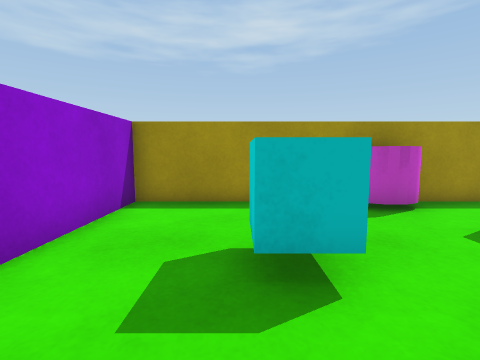
View 1 (above)

16 first-person views from a walk through a scene from a Unity 3-D project. The camera is 0.62 m above the floor, tilts 6° down and sees 85° across. The floor is counted in squares, 0.5 m on a side. Each view is taken from the middle of a square. On the plan, view 1 faces up. The plan holds only what a view shows up to about 12 squares ahead; the rest is blank. The player is left out. Surface patterns are stand-ins for the level's own textures.

View 2
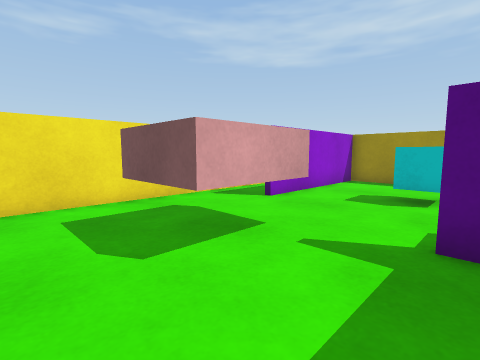

View 3
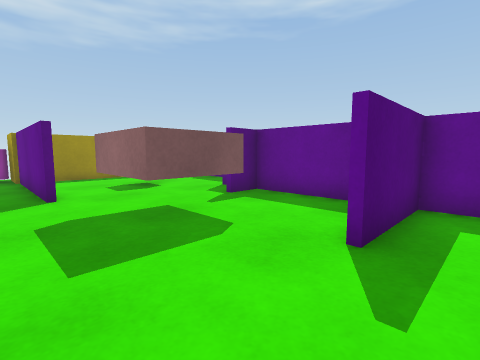

View 4
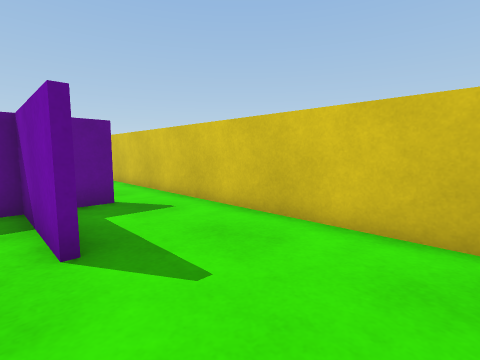

View 5
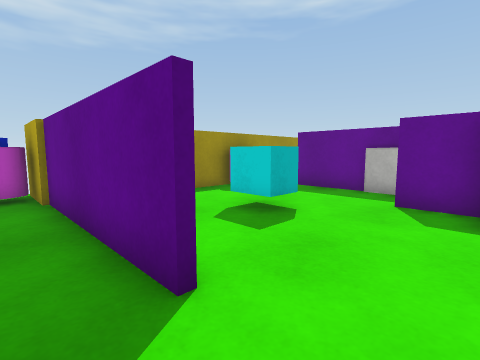

View 6
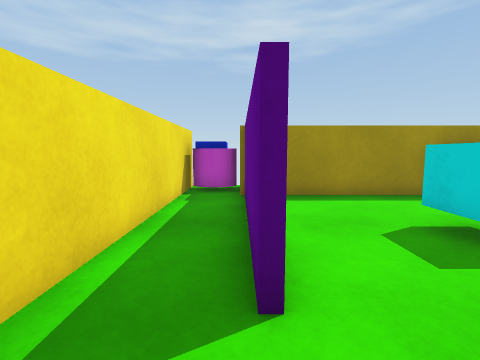

View 7
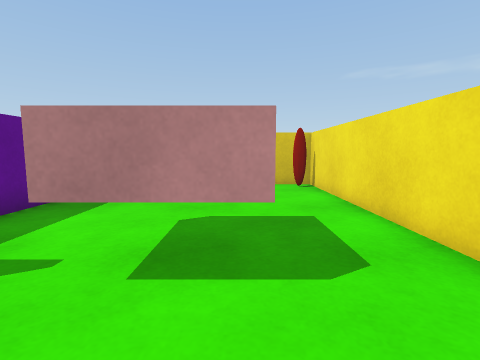

View 8
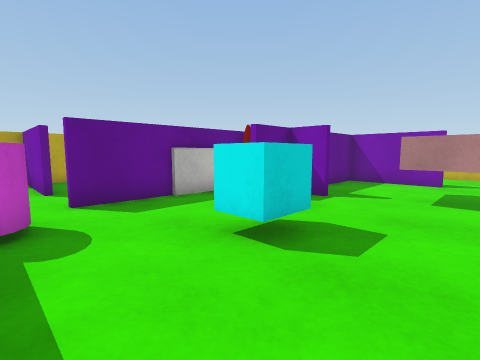

View 9
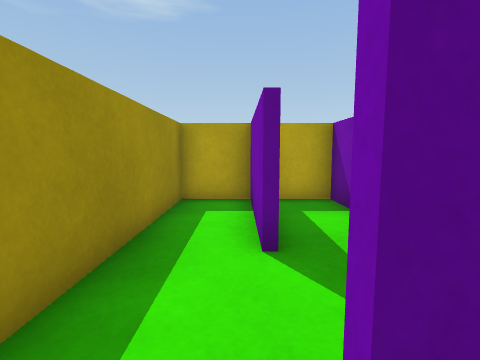

View 10
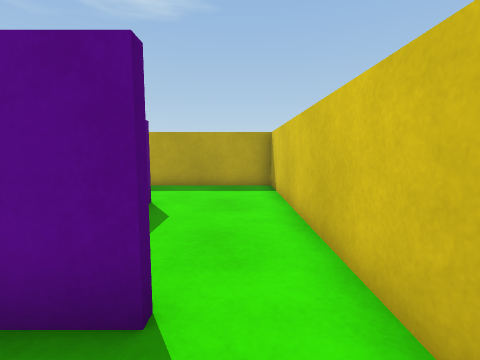

View 11
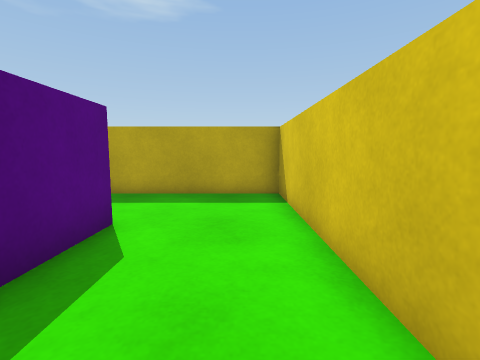

View 12
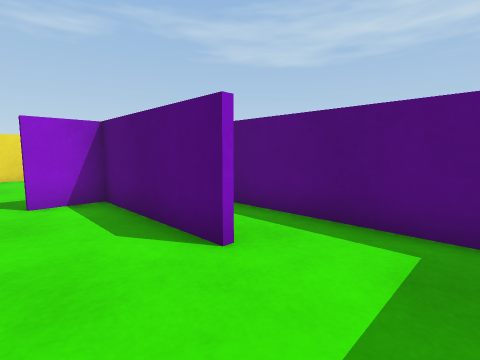

View 13
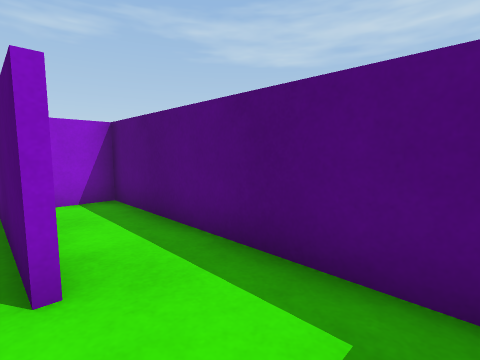

View 14
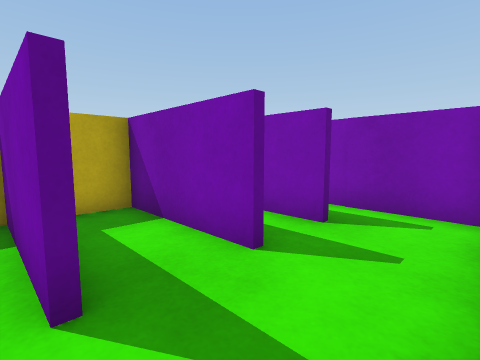

View 15
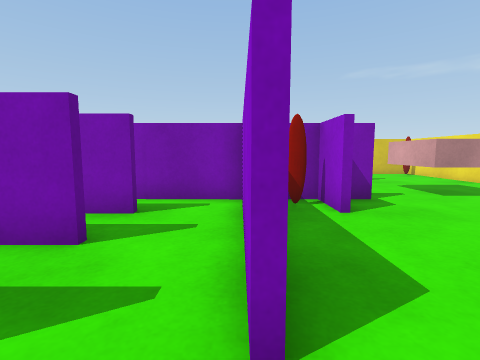

View 16
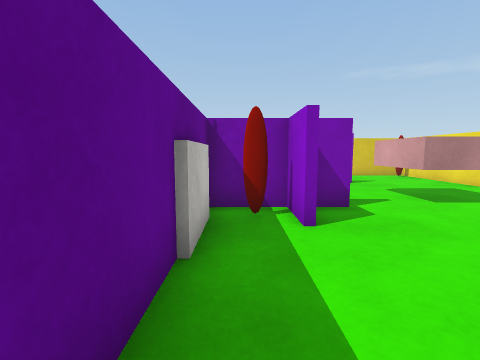

### Floor plan
Points are (right, up) in squares from view 1. A wall is a line through its corners. A room is listed if a view was taken in it or the views show most of it. See-through windows are left out.
Room 1 (views 1, 2, 3, 4, 5, 6, 7, 8, 9, 10, 11, 14, 15, 16)
walls: (1.4, -0.9) (2.8, -0.9); (2.9, 0.8) (2.9, -1.1) (1.5, -1.1); (-2.9, 0.9) (-2.9, 8.6); (2.9, -0.9) (4.7, -0.9) (4.7, 4.6); (-0.6, -5.6) (2.9, -5.6); (2.7, -5.6) (2.7, 0.8); (-2.7, 6.6) (-2.7, 0.9); (2.7, -7.4) (2.7, -5.8) (-0.6, -5.8); (5.4, 6.6) (-3, 6.6); (-4.7, 8.6) (-4.7, -9.2) (3.5, -9.2)
ways out: opening at (3, -8) to room 2; opening at (5, 5.5) to room 3
objects: blue cube (-4, 8); block (-2, -3) to (0, -1); cyan block (0, 3) to (1, 3)
Room 2 (views 12, 13)
walls: (7.5, -5.8) (2.9, -5.8); (10, -3.5) (2.9, -3.5) (2.9, -4.9); (2.9, -5.6) (2.9, -7.4); (3.5, -9.2) (10.9, -9.2) (10.9, -4)
ways out: opening at (3, -8) to room 1
Room 3 (no view inside)
walls: (7.1, 4.6) (10.9, 4.6) (10.9, 6.6) (5.4, 6.6); (7.1, 2.6) (10.9, 2.6) (10.9, 4); (4.9, 4.6) (4.9, 0.9)
ways out: opening at (5, 5.5) to room 1; opening at (6, 1.5)

Positions as (right, up) in squares from view 1, and headings:
1: (0, 0), facing up
2: (2, -5), facing up-left
3: (-4, -7), facing up-right
4: (-4, -5), facing down-right
5: (-4, -1), facing up-right
6: (-3, -1), facing up
7: (-2, 1), facing down
8: (-2, 6), facing down-right
9: (4, 5), facing right
10: (1, -8), facing right
11: (3, -8), facing right
12: (10, -8), facing up-left
13: (10, -6), facing up-left
14: (5, 5), facing down-right
15: (5, 6), facing down
16: (4, 5), facing down
